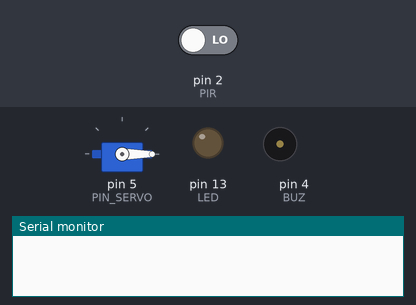
The sketch below on a simulated Arduino Uno, built with avr-gcc and run on an emulated ATmega328P. Parts: servo, output pins drawn as LEDs (lit = HIGH), buzzer (waves = sounding, pin HIGH), the last lines printed to the serial monitor. The inputs (shaded band) are chosen by the test bench; at power-on: pin 2 (PIR) LOW.

Above: at 1.3 s.
1.4 s: pin 2 (PIR) driven HIGH
At 3.1 s:
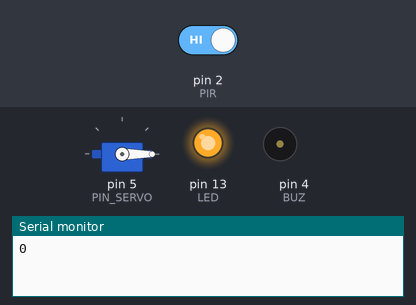
At 3.6 s:
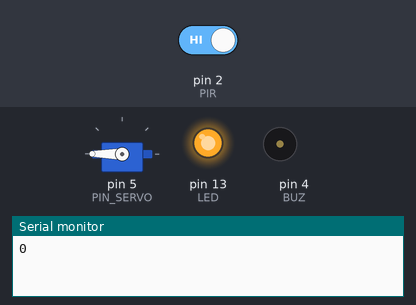
4.9 s: pin 2 (PIR) driven LOW
At 5.1 s:
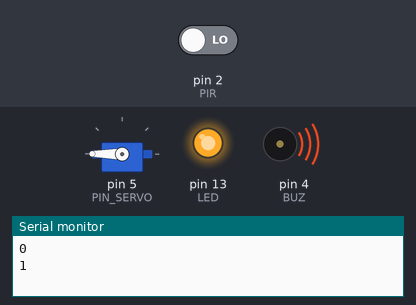
Timing chart, 0 to 9.3 s (numbered marks = the images above; inputs shaded):
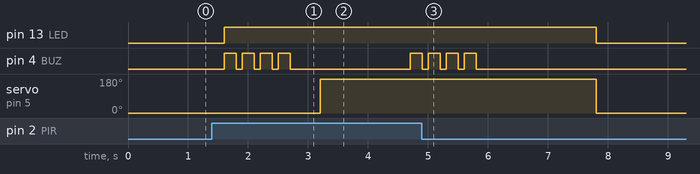

Measured:
- after the input at 1.4 s, pin 13 (LED): LOW → HIGH after 0.20 s; pin 4 (BUZ): goes 3 × (HIGH 0.20 s, LOW 0.10 s), HIGH 0.20 s, LOW 2.0 s, then HIGH, starting after 0.20 s; servo on pin 5 (PIN_SERVO): 0° → 180° after 1.8 s
- after the input at 4.9 s, pin 13 (LED): HIGH → LOW after 2.9 s; pin 4 (BUZ): goes on until 5.8 s, then stays LOW; servo on pin 5 (PIN_SERVO): 180° → 0° after 2.9 s

The sketch:

sensor_pir.ino
```cpp
// USO DEL SENSOR PIR

// Aldo Danilo Vargas Esquivel - 15/10/2021

// INCLUIMOS LAS BIBLIOTECAS QUE SE USARAN

#include <Servo.h>

// DECLARAMOS LOS PINES DE ARDUINO

#define PIR 2 // Sensor PIR
#define LED 13 // LED
#define BUZ 4 // Buzzer
#define PIN_SERVO 5 // Servomotor

// VARIABLES DE ENTORNO

bool PIR_STATE;
int  deg_1 = 0;

// OBJETOS SERVO

Servo Servo_1;

// FUNCIONES

void readPIR(){ // Lee el valor del sensor PIR

    PIR_STATE = digitalRead(PIR);

}

void activate(){ // Activa la alarma (Led y servomotor)

    digitalWrite( LED, 1 );

    digitalWrite( BUZ, 1 );
    delay(200);
    digitalWrite( BUZ, 0 );
    delay(100);
    digitalWrite( BUZ, 1 );
    delay(200);
    digitalWrite( BUZ, 0 );
    delay(100);
    digitalWrite( BUZ, 1 );
    delay(200);
    digitalWrite( BUZ, 0 );
    delay(100);
    digitalWrite( BUZ, 1 );
    delay(200);
    digitalWrite( BUZ, 0 );
    delay(500);

    Servo_1.write(180);
    delay(1500);
    digitalWrite( LED, 0 );

}

void desactivate(){ // Desactiva la alarma (Led y servomotor)

    digitalWrite( LED, 0 );
    digitalWrite( BUZ, 0 );

    Servo_1.write(0);
    delay(1500);

}

void setState(){

    readPIR();

    if ( PIR_STATE == 1 ) {
        activate();
    } else {
        desactivate();
    }

}

void setup()
{
	pinMode( PIR, INPUT );
	pinMode( LED, OUTPUT );
	pinMode( BUZ, OUTPUT );

    Servo_1.attach(PIN_SERVO);
    Servo_1.write(0);
    delay(100);

    Serial.begin(9600);
}

void loop()
{
    setState();
    Serial.println(PIR_STATE);
}
```
